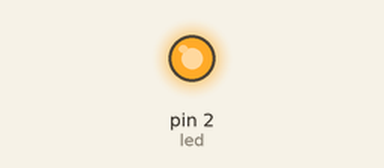
Simulated run of this sketch. Board: Arduino Uno, built with avr-gcc and run on an emulated ATmega328P. Shown: output pins drawn as LEDs (lit = HIGH).

Above: at 1.0 s.
At 3.0 s:
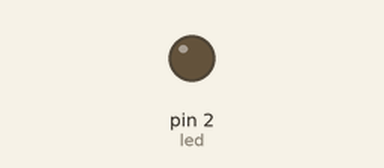
Timing chart, 0 to 5.2 s (numbered marks = the images above):
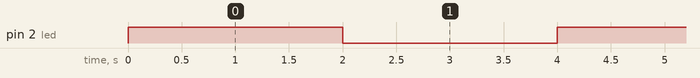

The sketch:

Blink.ino
```cpp
int led = 2;
// the setup function runs once when you press reset or power the board
void setup() {
  // initialize digital pin LED_BUILTIN as an output.
 Serial.begin(9600);
  pinMode(led , OUTPUT);
}

// the loop function runs over and over again forever
void loop() {
  //nhap nhay blink
 digitalWrite(led, HIGH);
 delay(2000);
 digitalWrite(led, LOW);
 delay(2000);


}
```

Measured:
- by itself, pin 2 (led): alternates HIGH for 2.0 s and LOW for 2.0 s
